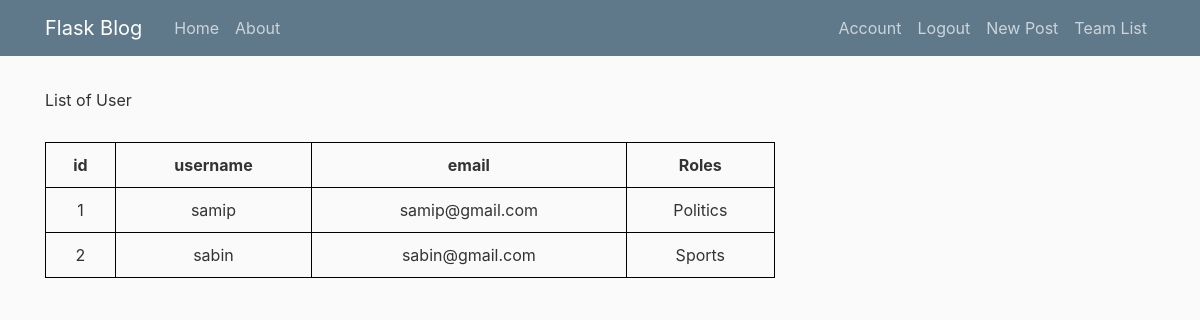
The page /table (signed in) on the database its author committed.
### flaskblog/models.py (models this page shows, shortened)
class User(db.Model, UserMixin):
    id = db.Column(db.Integer, primary_key=True)
    username = db.Column(db.String(20), unique=True, nullable=False)
    email = db.Column(db.String(120), unique=True, nullable=False)
    image_file = db.Column(db.String(20), nullable=False,
                           default='default.jpg')
    password = db.Column(db.String(60), nullable=False)
    posts = db.relationship('Post', backref='author', lazy=True)
    is_admin = db.Column(db.Boolean, default=False)
    category_permission = db.relationship(
        'CategoryPermission', backref='user', lazy=True)

class Category(db.Model):
    id = db.Column(db.Integer, primary_key=True)
    name = db.Column(db.String(100), nullable=True, unique=True)
    posts = db.relationship('Post', backref='post', lazy=True)
    def __repr__(self):
        return self.name

### flaskblog/routes.py (the view)
@app.route("/table")
@login_required
def table():
    users= User.query.all()
    return render_template('table.html', title='Table',data=users)

### flaskblog/models.py (called while the page is built)
@login_manager.user_loader
def load_user(user_id):
    return User.query.get(int(user_id))

### flaskblog/templates/table.html (shortened to what this page needs)
{% extends "layout.html" %}
{% block content %}
    <h1></h1> List of User </h1>
    <table>
        <tr>
            <th>id</th>
            <th>username</th>
            <th>email</th>
            <th>Roles</th>
        </tr>
        {% for user in data  %}
        {% if user.category_permission|length != 0 %}
        <tr>
            <td>{{user.id}}</td>
            <td>{{user.username}}</td>
            <td>{{user.email}}</td>
            <td>{{user.category_permission[0].category}}</td>
        </tr>
        {%endif%}
        {% endfor %}
    </table>
{% endblock content %}

### flaskblog/static/main.css (style rules this page uses)
body { background: #fafafa; color: #333333; margin-top: 5rem; }

### flaskblog/templates/table.html (style rules this page uses)
table { border-collapse: collapse; width: 100%; margin: 30px auto; }
th, td { border: 1px solid black; padding: 10px; text-align: center; }

### rows shown on the page
User: id "1", username "samip", email "samip@gmail.com", name "Politics"
User: id "2", username "sabin", email "sabin@gmail.com", name "Sports"
